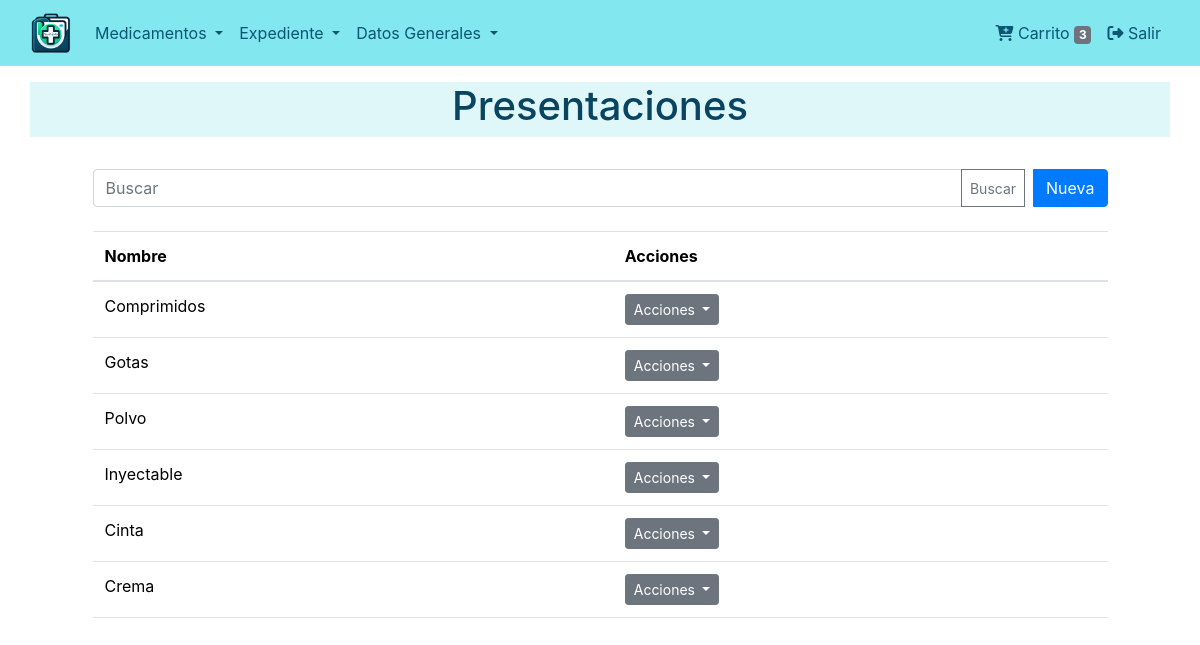
The page /productos/presentations/ (signed in) on the database its author committed.
### products/models.py (models this page shows, shortened)
class Presentation(models.Model):
    nombre = models.CharField(max_length=50, unique=True)
    class Meta:
        verbose_name = ("Presentación")
        verbose_name_plural = ("Presentaciones")

### products/views.py (the view)
# urls.py: path('presentations/', views.PresentationListView.as_view(), name='presentation_list'),
class PresentationListView(ListView):
    model = Presentation
    template_name = 'presentation/list.html'
    context_object_name = 'presentations'
    def get_queryset(self):
        queryset = super().get_queryset()
        search_term = self.request.GET.get('search', '')  # Asegúrate de usar 'search' si así lo nombraste en el input del formulario
        if search_term:
            queryset = queryset.filter(nombre__icontains=search_term)
        return queryset
    def get_context_data(self, **kwargs):
        context = super().get_context_data(**kwargs)
        context['search_form'] = PresentationSearchForm(self.request.GET or None)
        return context

### products/forms.py
class PresentationSearchForm(forms.Form):
    search = forms.CharField(
        required=False,
        widget=forms.TextInput(attrs={'class': 'form-control', 'placeholder': 'Buscar'})
    )

### dispensers/context_processors.py (called while the page is built)
def cart_processor(request):
    dispenser = get_or_create_dispenser(request)
    return {'cart_item_count': dispenser.products.count() if dispenser else 0}

### dispensers/utils.py (called while the page is built, shortened)
def get_or_create_dispenser(request):
    user = request.user if request.user.is_authenticated else None
    if user:
        dispenser = Dispenser.objects.filter(user=user).first()
        if dispenser:
            request.session['dispenser_id'] = dispenser.dispenser_id
            return dispenser

### products/templates/presentation/list.html (shortened to what this page needs)
{% extends 'base.html' %}
{% block content %}
{% include "snippets/title.html" with title='Presentaciones' %}
<div class="container">
    <div class="row justify-content-center">
        <div class="col-md-11">
            {% include "presentation/snippets/filter.html" %}
            <table class="table mt-4">
                <thead>
                    <tr>
                        <th>Nombre</th>
                        <th>Acciones</th>
                    </tr>
                </thead>
                <tbody>
                    {% for presentation in presentations %}
                    <tr>
                        <td>{{ presentation.nombre }}</td>
                        <td>
                            <div class="dropdown">
                                <button class="btn btn-secondary btn-sm dropdown-toggle" type="button" id="dropdownMenuButton{{ forloop.counter }}" data-bs-toggle="dropdown" aria-expanded="false">
                                    Acciones
                                </button>
                            </div>
                        </td>
                    </tr>
                    {% empty %}
                    <tr>
                        <td colspan="2">No hay Presentaciones disponibles.</td>
                    </tr>
                    {% endfor %}
                </tbody>
            </table>
        </div>
    </div>
</div>
{% endblock %}

### rows shown on the page
Presentation: nombre "Comprimidos"
Presentation: nombre "Gotas"
Presentation: nombre "Polvo"
Presentation: nombre "Inyectable"
Presentation: nombre "Cinta"
Presentation: nombre "Crema"

### other values the page prints
{{ cart_item_count }} "3"
{{ title }} "Presentaciones"
